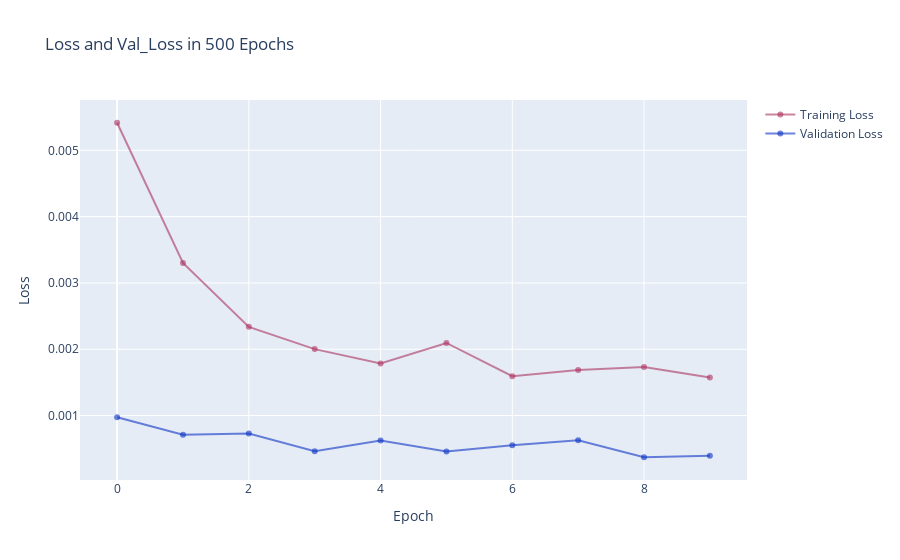

Notebook code cell kept with this figure:
### Code cell
import plotly.graph_objs as go
from plotly.offline import init_notebook_mode, iplot

trace1 = go.Scatter(
    y=history.history['loss'],
    name = "Training Loss",
    marker=dict(color='rgba(171, 50, 96, 0.6)'))
trace2 = go.Scatter(
    y=history.history['val_loss'],
    name = "Validation Loss",
    marker=dict(color='rgba(12, 50, 196, 0.6)'))

data = [trace1, trace2]
layout = go.Layout(title='Loss and Val_Loss in 500 Epochs',
                   xaxis=dict(title='Epoch'),
                   yaxis=dict(title='Loss'),
)
fig = go.Figure(data=data, layout=layout)
iplot(fig, config={'showLink': True})

### Figure 1 — Plotly figure (JSON) as saved in the notebook; plotly's stock layout.template omitted (floating-point values rounded to 4 significant figures)
{"data": [{"marker": {"color": "rgba(171, 50, 96, 0.6)"}, "name": "Training Loss", "type": "scatter", "y": [0.005416, 0.003302, 0.002338, 0.002002, 0.001786, 0.002095, 0.001593, 0.001689, 0.001731, 0.001575]}, {"marker": {"color": "rgba(12, 50, 196, 0.6)"}, "name": "Validation Loss", "type": "scatter", "y": [0.0009746, 0.0007108, 0.0007301, 0.0004618, 0.0006228, 0.0004588, 0.0005519, 0.0006262, 0.0003713, 0.0003935]}], "layout": {"title": {"text": "Loss and Val_Loss in 500 Epochs"}, "xaxis": {"title": {"text": "Epoch"}}, "yaxis": {"title": {"text": "Loss"}}}}
